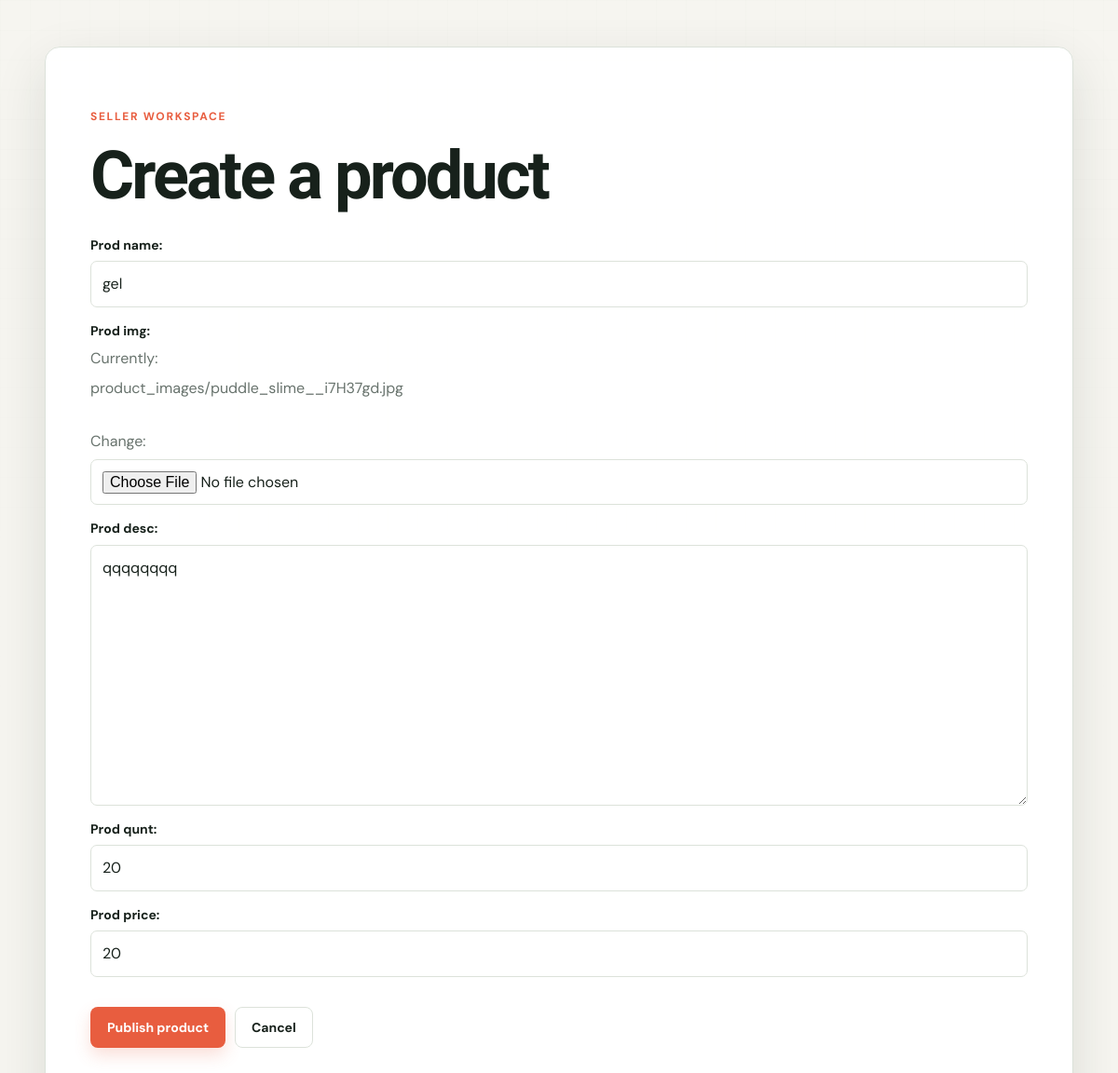
The page /vendor/vendor/update/1 (signed in) on the database its author committed.
### products/models.py (models this page shows, shortened)
class Product (models.Model):
    prod_name = models.CharField(max_length=200)
    prod_img = models.ImageField(upload_to='product_images/')
    prod_desc = models.TextField()
    prod_qunt = models.IntegerField()
    prod_price = models.IntegerField()
    owner = models.ForeignKey(settings.AUTH_USER_MODEL,on_delete=models.CASCADE)
    created_at = models.DateTimeField(auto_now_add=True)
    updated_at = models.DateTimeField(auto_now=True)

### vendor/views.py (the view)
# urls.py: path('vendor/update/<int:pk>',views.Vendor_update_view.as_view(success_url =reverse_lazy('vendor:all')),name='vendor_update'),
class Vendor_update_view (Owner_Update_View):
    model = Product
    template_name='vendor_form.html'
    fields=['prod_name','prod_img','prod_desc','prod_qunt','prod_price']

### vendor/owner.py (called while the page is built)
    def get_queryset(self):
        print('update get quryset called')
        qs = super(Owner_Update_View,self).get_queryset()
        return qs.filter(owner=self.request.user)

### templates/vendor_form.html (shortened to what this page needs)
{% load static %}
<!DOCTYPE html><html lang="en"><head><link rel="stylesheet" href="{% static 'css/main.css' %}"></head><body><main class="container card">
  <p class="eyebrow">Seller workspace</p><h1>Create a product</h1>
  <form action="" method="post" enctype="multipart/form-data">
    {% csrf_token %} {{ form.as_p }}
    <div class="page-actions"><button type="submit" class="btn btn-primary">Publish product</button>
    <a class="btn btn-secondary" href="{% url 'vendor:all' %}">Cancel</a></div>
  </form>
</main></body></html>

### static/css/main.css (style rules this page uses)
:root { --ink: #17211b; --muted: #68736d; --paper: #f6f5f0; --surface: #ffffff; --surface-tint: #edf1e9; --line: #dce2da; --accent: #e85d3f; --accent-dark: #b9412c; --leaf: #3c6e55; --gold: #c79b47; --shadow: 0 20px 55px rgba(28, 42, 33, .12); --shadow-soft: 0 8px 24px rgba(28, 42, 33, .08); }
* { box-sizing: border-box; margin: 0; padding: 0; }
html { font-size: 62.5%; scroll-behavior: smooth; }
body { min-height: 100vh; color: var(--ink); background: var(--paper); font: 400 1.6rem/1.6 'DM Sans', sans-serif; }
body::before { content: ''; position: fixed; inset: 0; pointer-events: none; opacity: .3; background-image: linear-gradient(rgba(60,110,85,.035) 1px, transparent 1px), linear-gradient(90deg, rgba(60,110,85,.035) 1px, transparent 1px); background-size: 32px 32px; mask-image: linear-gradient(to bottom, #000, transparent 75%); }
a { color: inherit; text-decoration: none; }
button, input, select, textarea { font: inherit; }
h1, h2, h3, h4, h5 { color: var(--ink); font-family: 'Plus Jakarta Sans', sans-serif; font-weight: 800; line-height: 1.08; letter-spacing: -.04em; }
h1 { font-size: clamp(4rem, 7vw, 7.2rem); }
p { color: var(--muted); }
.main-container, .main-con, .container { position: relative; z-index: 1; width: min(92%, 1180px); margin-inline: auto; }
.btn, .order_btn, button { display: inline-flex; align-items: center; justify-content: center; min-height: 4.2rem; padding: 1rem 1.7rem; border: 1px solid transparent; border-radius: 8px; cursor: pointer; font-size: 1.4rem; font-weight: 700; transition: transform .2s ease, background .2s ease, box-shadow .2s ease; }
.btn-primarry, .btn-primary, .order_btn, button { color: #fff !important; background: var(--accent); box-shadow: 0 8px 18px rgba(232,93,63,.2); }
.btn-primarry-imty, .btn-secondary { color: var(--ink) !important; background: var(--surface); border-color: var(--line); }
.eyebrow { margin-bottom: .8rem; color: var(--accent); font-size: 1.2rem; font-weight: 700; letter-spacing: .14em; text-transform: uppercase; }
.content_con, .card { position: relative; z-index: 1; margin: 5rem auto; padding: clamp(2.2rem, 5vw, 4.8rem); background: rgba(255,255,255,.94); border: 1px solid var(--line); border-radius: 16px; box-shadow: var(--shadow); }
.content_con h1, .card h1, .card h2 { margin-bottom: 2.6rem; }
.container { padding-top: 5rem; padding-bottom: 7rem; }
.container > h1 { margin-bottom: 2.4rem; }
.container > p { margin: 1.5rem 0; }
.page-actions { display: flex; flex-wrap: wrap; align-items: center; gap: 1rem; margin-top: 1.8rem; }
form { display: grid; gap: 1.4rem; }
form p { display: grid; gap: .6rem; }
form label { color: var(--ink); font-size: 1.4rem; font-weight: 700; }
form input, form select, form textarea { width: 100%; padding: 1.1rem 1.2rem; color: var(--ink); background: var(--surface); border: 1px solid var(--line); border-radius: 7px; outline: none; }

### rows shown on the page
Product: prod_name "gel", prod_desc "qqqqqqqq", prod_qunt "20", prod_price "20"
